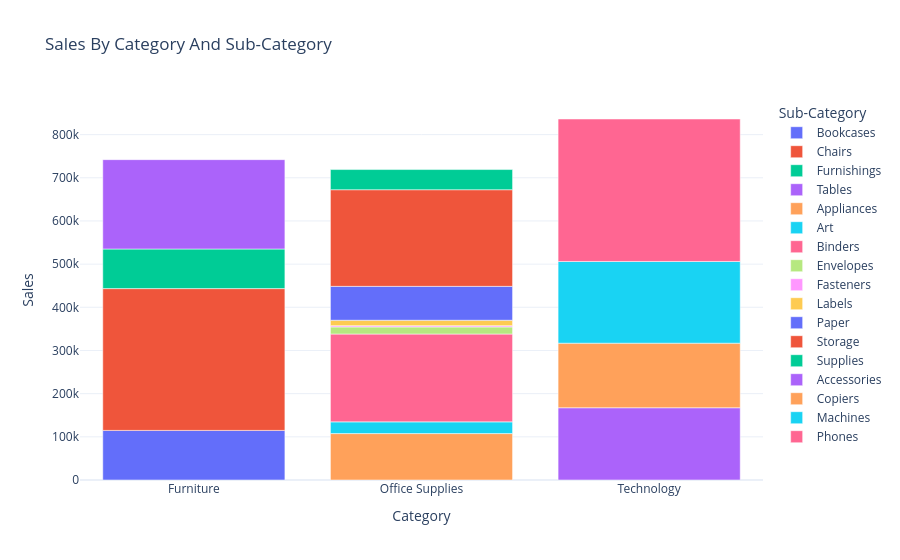

The cell this chart's notebook holds for it:
### Markdown cell above
**Insight:**  
Technology and Office Supplies categories contribute the highest sales,
indicating strong demand in these segments.

### Code cell
sales_by_sub_category= (data.groupby(['Category','Sub-Category'])['Sales'].sum().reset_index())
fig=px.bar(sales_by_sub_category,
          x= 'Category',
          y= 'Sales',
          color= 'Sub-Category',
          title= 'Sales By Category And Sub-Category')
fig.show()

### Figure 1 — Plotly figure (JSON) as saved in the notebook; plotly's stock layout.template omitted (floating-point values rounded to 4 significant figures)
{"data": [{"hovertemplate": "Sub-Category=Bookcases<br>Category=%{x}<br>Sales=%{y}<extra></extra>", "legendgroup": "Bookcases", "marker": {"color": "#636efa", "pattern": {"shape": ""}}, "name": "Bookcases", "orientation": "v", "showlegend": true, "textposition": "auto", "type": "bar", "x": ["Furniture"], "xaxis": "x", "y": [114900.0], "yaxis": "y"}, {"hovertemplate": "Sub-Category=Chairs<br>Category=%{x}<br>Sales=%{y}<extra></extra>", "legendgroup": "Chairs", "marker": {"color": "#EF553B", "pattern": {"shape": ""}}, "name": "Chairs", "orientation": "v", "showlegend": true, "textposition": "auto", "type": "bar", "x": ["Furniture"], "xaxis": "x", "y": [328400.0], "yaxis": "y"}, {"hovertemplate": "Sub-Category=Furnishings<br>Category=%{x}<br>Sales=%{y}<extra></extra>", "legendgroup": "Furnishings", "marker": {"color": "#00cc96", "pattern": {"shape": ""}}, "name": "Furnishings", "orientation": "v", "showlegend": true, "textposition": "auto", "type": "bar", "x": ["Furniture"], "xaxis": "x", "y": [91710.0], "yaxis": "y"}, {"hovertemplate": "Sub-Category=Tables<br>Category=%{x}<br>Sales=%{y}<extra></extra>", "legendgroup": "Tables", "marker": {"color": "#ab63fa", "pattern": {"shape": ""}}, "name": "Tables", "orientation": "v", "showlegend": true, "textposition": "auto", "type": "bar", "x": ["Furniture"], "xaxis": "x", "y": [207000.0], "yaxis": "y"}, {"hovertemplate": "Sub-Category=Appliances<br>Category=%{x}<br>Sales=%{y}<extra></extra>", "legendgroup": "Appliances", "marker": {"color": "#FFA15A", "pattern": {"shape": ""}}, "name": "Appliances", "orientation": "v", "showlegend": true, "textposition": "auto", "type": "bar", "x": ["Office Supplies"], "xaxis": "x", "y": [107500.0], "yaxis": "y"}, {"hovertemplate": "Sub-Category=Art<br>Category=%{x}<br>Sales=%{y}<extra></extra>", "legendgroup": "Art", "marker": {"color": "#19d3f3", "pattern": {"shape": ""}}, "name": "Art", "orientation": "v", "showlegend": true, "textposition": "auto", "type": "bar", "x": ["Office Supplies"], "xaxis": "x", "y": [27120.0], "yaxis": "y"}, {"hovertemplate": "Sub-Category=Binders<br>Category=%{x}<br>Sales=%{y}<extra></extra>", "legendgroup": "Binders", "marker": {"color": "#FF6692", "pattern": {"shape": ""}}, "name": "Binders", "orientation": "v", "showlegend": true, "textposition": "auto", "type": "bar", "x": ["Office Supplies"], "xaxis": "x", "y": [203400.0], "yaxis": "y"}, {"hovertemplate": "Sub-Category=Envelopes<br>Category=%{x}<br>Sales=%{y}<extra></extra>", "legendgroup": "Envelopes", "marker": {"color": "#B6E880", "pattern": {"shape": ""}}, "name": "Envelopes", "orientation": "v", "showlegend": true, "textposition": "auto", "type": "bar", "x": ["Office Supplies"], "xaxis": "x", "y": [16480.0], "yaxis": "y"}, {"hovertemplate": "Sub-Category=Fasteners<br>Category=%{x}<br>Sales=%{y}<extra></extra>", "legendgroup": "Fasteners", "marker": {"color": "#FF97FF", "pattern": {"shape": ""}}, "name": "Fasteners", "orientation": "v", "showlegend": true, "textposition": "auto", "type": "bar", "x": ["Office Supplies"], "xaxis": "x", "y": [3024.0], "yaxis": "y"}, {"hovertemplate": "Sub-Category=Labels<br>Category=%{x}<br>Sales=%{y}<extra></extra>", "legendgroup": "Labels", "marker": {"color": "#FECB52", "pattern": {"shape": ""}}, "name": "Labels", "orientation": "v", "showlegend": true, "textposition": "auto", "type": "bar", "x": ["Office Supplies"], "xaxis": "x", "y": [12490.0], "yaxis": "y"}, {"hovertemplate": "Sub-Category=Paper<br>Category=%{x}<br>Sales=%{y}<extra></extra>", "legendgroup": "Paper", "marker": {"color": "#636efa", "pattern": {"shape": ""}}, "name": "Paper", "orientation": "v", "showlegend": true, "textposition": "auto", "type": "bar", "x": ["Office Supplies"], "xaxis": "x", "y": [78480.0], "yaxis": "y"}, {"hovertemplate": "Sub-Category=Storage<br>Category=%{x}<br>Sales=%{y}<extra></extra>", "legendgroup": "Storage", "marker": {"color": "#EF553B", "pattern": {"shape": ""}}, "name": "Storage", "orientation": "v", "showlegend": true, "textposition": "auto", "type": "bar", "x": ["Office Supplies"], "xaxis": "x", "y": [223800.0], "yaxis": "y"}, {"hovertemplate": "Sub-Category=Supplies<br>Category=%{x}<br>Sales=%{y}<extra></extra>", "legendgroup": "Supplies", "marker": {"color": "#00cc96", "pattern": {"shape": ""}}, "name": "Supplies", "orientation": "v", "showlegend": true, "textposition": "auto", "type": "bar", "x": ["Office Supplies"], "xaxis": "x", "y": [46670.0], "yaxis": "y"}, {"hovertemplate": "Sub-Category=Accessories<br>Category=%{x}<br>Sales=%{y}<extra></extra>", "legendgroup": "Accessories", "marker": {"color": "#ab63fa", "pattern": {"shape": ""}}, "name": "Accessories", "orientation": "v", "showlegend": true, "textposition": "auto", "type": "bar", "x": ["Technology"], "xaxis": "x", "y": [167400.0], "yaxis": "y"}, {"hovertemplate": "Sub-Category=Copiers<br>Category=%{x}<br>Sales=%{y}<extra></extra>", "legendgroup": "Copiers", "marker": {"color": "#FFA15A", "pattern": {"shape": ""}}, "name": "Copiers", "orientation": "v", "showlegend": true, "textposition": "auto", "type": "bar", "x": ["Technology"], "xaxis": "x", "y": [149500.0], "yaxis": "y"}, {"hovertemplate": "Sub-Category=Machines<br>Category=%{x}<br>Sales=%{y}<extra></extra>", "legendgroup": "Machines", "marker": {"color": "#19d3f3", "pattern": {"shape": ""}}, "name": "Machines", "orientation": "v", "showlegend": true, "textposition": "auto", "type": "bar", "x": ["Technology"], "xaxis": "x", "y": [189200.0], "yaxis": "y"}, {"hovertemplate": "Sub-Category=Phones<br>Category=%{x}<br>Sales=%{y}<extra></extra>", "legendgroup": "Phones", "marker": {"color": "#FF6692", "pattern": {"shape": ""}}, "name": "Phones", "orientation": "v", "showlegend": true, "textposition": "auto", "type": "bar", "x": ["Technology"], "xaxis": "x", "y": [330000.0], "yaxis": "y"}], "layout": {"barmode": "relative", "legend": {"title": {"text": "Sub-Category"}, "tracegroupgap": 0}, "title": {"text": "Sales By Category And Sub-Category"}, "xaxis": {"anchor": "y", "domain": [0, 1], "title": {"text": "Category"}}, "yaxis": {"anchor": "x", "domain": [0, 1], "title": {"text": "Sales"}}}}
